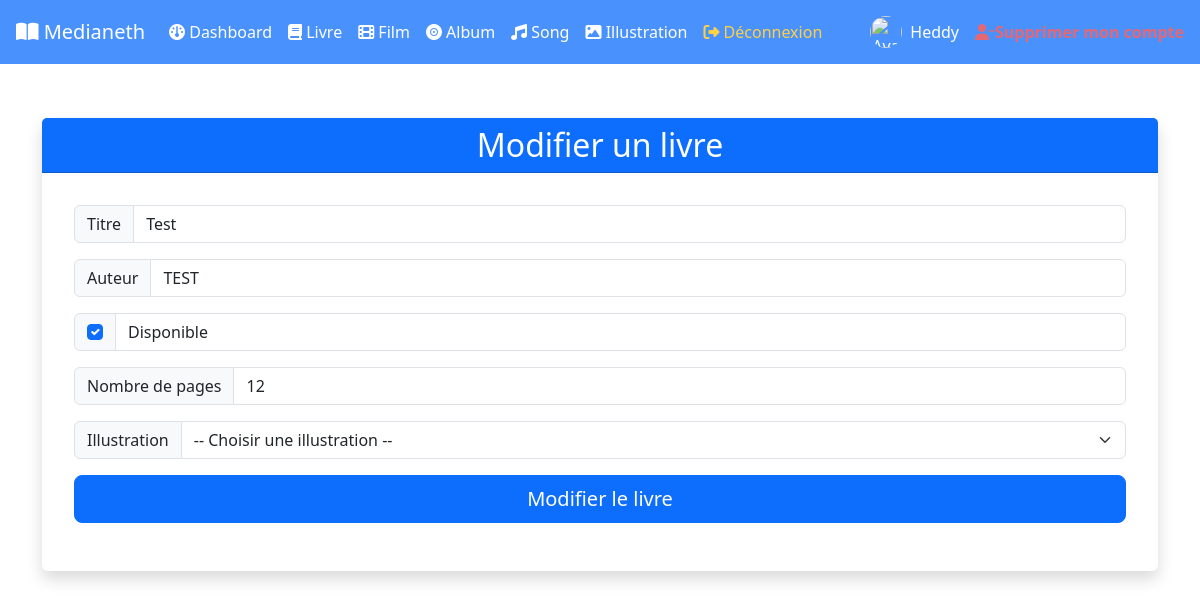
The app's page /Book/updateBook/6 (signed in) with its own data.
### tables this page shows
CREATE TABLE `books` (
  `book_id` int NOT NULL,
  `title` varchar(100) DEFAULT NULL,
  `author` varchar(100) DEFAULT NULL,
  `disponibility` tinyint(1) DEFAULT NULL,
  `pageNumber` int DEFAULT NULL,
  `created_at` datetime NOT NULL DEFAULT CURRENT_TIMESTAMP,
  `updated_at` datetime NOT NULL DEFAULT CURRENT_TIMESTAMP,
  `illustration_id` int DEFAULT NULL
);

### controllers/BookController.php (called while the page is built, shortened)
<?php
	function updateBook($id){
		$fonction = "Modifier";
		$book = Book::GetBookById($id) ;
		$title = $book['title'];
		$author = $book['author'];
		$pageNumber = $book['pageNumber'];
		require_once('views/book/add.php');
	}

### models/Book.php (called while the page is built, shortened)
<?php
    class Book extends Media{
        public static function GetBookById($id){
            $connexion = connexionBdd() ;
            $requete = $connexion->prepare("SELECT book_id, title,author,disponibility,pageNumber FROM books WHERE book_id = :id") ;
            $requete->bindParam(':id', $id, PDO::PARAM_INT) ;
            $requete->execute() ;
            $book = $requete->fetch(PDO::FETCH_ASSOC) ;
            return $book ;
        }
    }

### views/book/add.php (the view, shortened to what this page needs)
<div class="container my-5">
    <div class="card shadow border-0">
        <div class="card-header bg-primary text-white text-center">
            <h2 class="mb-0"><?php if(isset($fonction)){ echo $fonction ; }?> un livre</h2>
        </div>
        <div class="card-body">
            <form method="post" class="p-3">
                <div class="input-group mb-3">
                    <span class="input-group-text" id="label-title">Titre</span>
                    <input type="text" class="form-control" id="title" name="title"
                           value="<?php if(isset($title)){ echo $title ;}?>"
                           required aria-describedby="label-title">
                </div>
                <div class="input-group mb-3">
                    <span class="input-group-text" id="label-author">Auteur</span>
                    <input type="text" class="form-control" id="author" name="author"
                           value="<?php if(isset($author)){ echo $author ;}?>"
                           required aria-describedby="label-author">
                </div>
                <div class="input-group mb-3">
                    <div class="input-group-text">
                        <input type="checkbox" class="form-check-input mt-0" id="disponibility" name="disponibility" value="1" checked>
                    </div>
                    <label class="form-control" for="disponibility">Disponible</label>
                </div>
                <div class="input-group mb-3">
                    <span class="input-group-text" id="label-pageNumber">Nombre de pages</span>
                    <input type="number" class="form-control"name="pageNumber" value="<?php if(isset($pageNumber)){ echo $pageNumber ;}?>"required>
                </div>
                 <div class="input-group mb-3">
                    <span class="input-group-text" id="label-illustration">Illustration</span>
                    <select class="form-select" id="illustration_id" name="illustration_id" required>
                        <option value="">-- Choisir une illustration --</option>
                    </select>
                </div>
                <div class="d-grid">
                    <input type="submit" class="btn btn-primary btn-lg" name="<?php if(isset($fonction)){echo $fonction ; }?>" value="<?php if(isset($fonction)){echo $fonction ; }?> le livre">
                </div>
            </form>
        </div>
    </div>
</div>

### records on screen
books: title "Test", author "TEST", pageNumber "12"

### other values on screen
$_SESSION['login'] "Heddy"
$fonction "Modifier"
